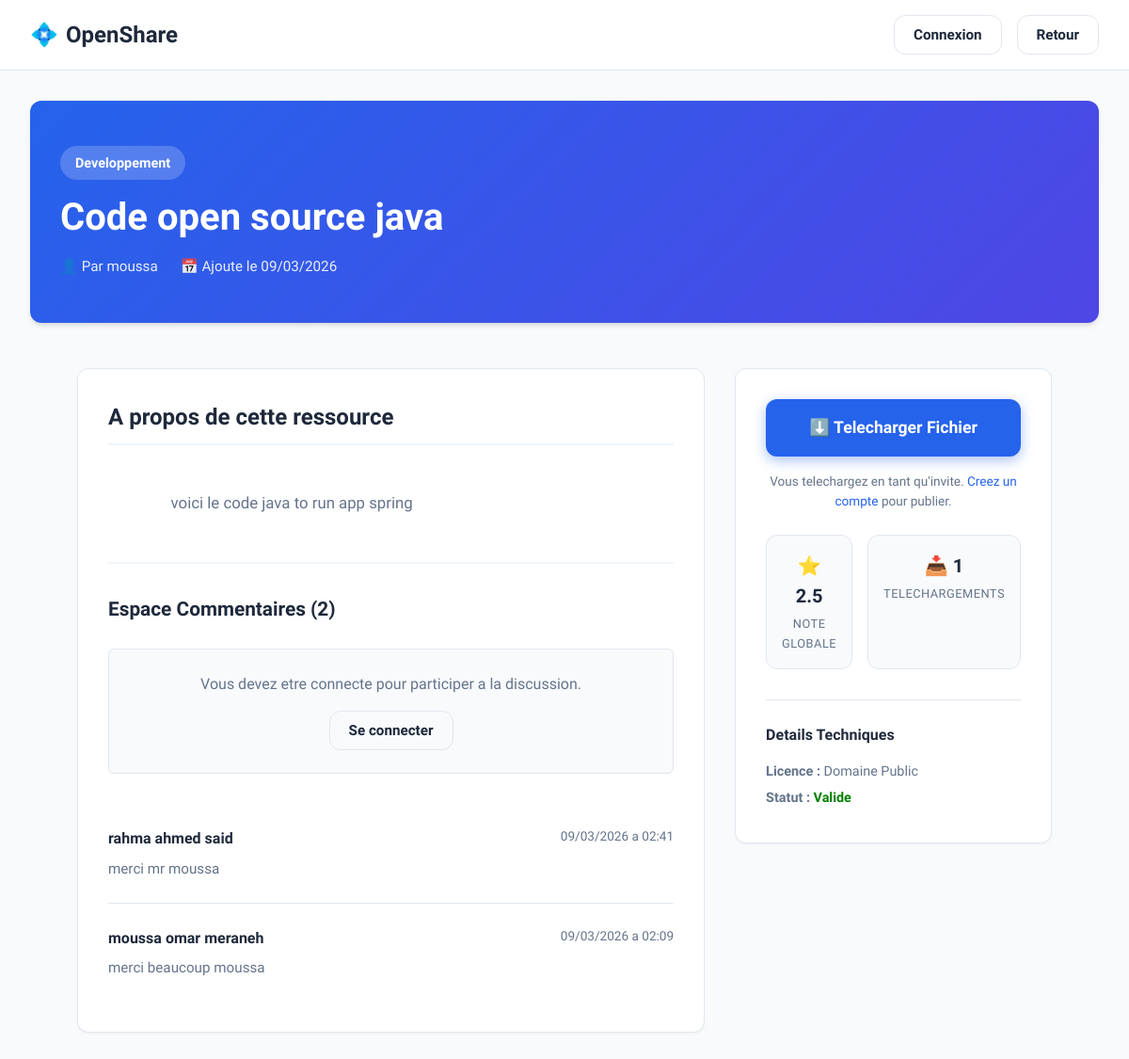
The app's page /detail.php?id=7 with its own data.
### tables this page shows
CREATE TABLE IF NOT EXISTS `ressources` (
  `id` int(11) NOT NULL AUTO_INCREMENT,
  `titre` varchar(255) NOT NULL,
  `description` text,
  `categorie` varchar(100) NOT NULL,
  `licence` varchar(100) NOT NULL,
  `fichier_url` varchar(255) NOT NULL,
  `auteur` varchar(100) NOT NULL,
  `auteur_id` int(11) DEFAULT NULL,
  `note_moyenne` decimal(3,2) NOT NULL DEFAULT '0.00',
  `nb_telechargements` int(11) NOT NULL DEFAULT '0',
  `statut` enum('en_attente','valide','rejete') NOT NULL DEFAULT 'valide',
  `date_ajout` timestamp NOT NULL DEFAULT CURRENT_TIMESTAMP,
  PRIMARY KEY (`id`),
  KEY `auteur_id` (`auteur_id`)
);

CREATE TABLE IF NOT EXISTS `commentaires` (
  `id` int(11) NOT NULL AUTO_INCREMENT,
  `user_id` int(11) NOT NULL,
  `ressource_id` int(11) NOT NULL,
  `contenu` text NOT NULL,
  `date_creation` timestamp NOT NULL DEFAULT CURRENT_TIMESTAMP,
  PRIMARY KEY (`id`),
  KEY `user_id` (`user_id`),
  KEY `ressource_id` (`ressource_id`)
);

CREATE TABLE IF NOT EXISTS `utilisateurs` (
  `id` int(11) NOT NULL AUTO_INCREMENT,
  `nom` varchar(100) NOT NULL,
  `email` varchar(150) NOT NULL,
  `mot_de_passe` varchar(255) NOT NULL,
  `role` enum('user','admin') NOT NULL DEFAULT 'user',
  `reset_token` varchar(64) DEFAULT NULL,
  `reset_expires` timestamp NULL DEFAULT NULL,
  `date_inscription` timestamp NOT NULL DEFAULT CURRENT_TIMESTAMP,
  PRIMARY KEY (`id`),
  UNIQUE KEY `email` (`email`)
);

### detail.php (the view, shortened to what this page needs)
<?php
$id = $_GET['id'] ?? null;
$resource = null;
$comments = [];
if (isset($pdo)) {
    $stmt = $pdo->prepare("SELECT * FROM ressources WHERE id = ? AND statut = 'valide'");
    $stmt->execute([$id]);
    $resource = $stmt->fetch();
    try {
        $stmtComments = $pdo->prepare("
            SELECT c.contenu, c.date_creation, u.nom
            FROM commentaires c
            JOIN utilisateurs u ON c.user_id = u.id
            WHERE c.ressource_id = ?
            ORDER BY c.date_creation DESC
        ");
        $stmtComments->execute([$id]);
        $comments = $stmtComments->fetchAll();
    } catch (Exception $e) {
        $comments = [];
    }
}
?>
<!DOCTYPE html>
<html lang="fr">
<head>
    <link rel="stylesheet" href="assets/css/style.css">
</head>
<body>
    <nav class="navbar">
        <div class="nav-container">
            <a href="index.php" class="logo">
                <span class="logo-icon">💠</span>
                OpenShare
            </a>
            <div class="nav-actions">
                <?php if(isset($_SESSION['user_id'])): ?>
                    <a href="profil.php" style="display:flex; align-items:center; margin-right:1rem; color:var(--text-muted); font-size:0.9rem; text-decoration:none;">
                        👤 <?= htmlspecialchars($_SESSION['user_name']) ?>
                    </a>
                    <a href="publish.php" class="btn btn-primary">Publier</a>
                <?php else: ?>
                    <a href="login.php" class="btn btn-outline">Connexion</a>
                <?php endif; ?>
                <a href="index.php" class="btn btn-outline">Retour</a>
            </div>
        </div>
    </nav>
    <div style="max-width:1280px; margin: 2rem auto 0; padding: 0 2rem;">
        <div class="header-banner">
            <span class="badge" style="background: rgba(255,255,255,0.2); color:white; margin-bottom: 1rem; display:inline-block; font-size:0.9rem; padding: 0.4rem 1rem;">
                <?= htmlspecialchars($resource['categorie']) ?>
            </span>
            <h1><?= htmlspecialchars($resource['titre']) ?></h1>
            <div class="header-meta">
                <span>👤 Par <?= htmlspecialchars($resource['auteur']) ?></span>
                <span>📅 Ajoute le <?= date('d/m/Y', strtotime($resource['date_ajout'])) ?></span>
            </div>
        </div>
    </div>
    <main class="detail-container">
        <div class="content-card">
            <h2>A propos de cette ressource</h2>
            <div class="description-text">
                <?= nl2br(htmlspecialchars($resource['description'] ?? 'Aucune description fournie.')) ?>
            </div>
            <div style="margin-top: 3rem; border-top: 2px solid #f1f5f9; padding-top: 2rem;">
                <h3 style="font-size: 1.3rem; margin-bottom: 1.5rem;">Espace Commentaires (<?= count($comments) ?>)</h3>
                <?php if(isset($_SESSION['user_id'])): ?>
                    <form action="detail.php?id=<?= $id ?>" method="POST" class="comment-form">
                        <input type="hidden" name="action" value="comment">
                        <textarea name="contenu" placeholder="Ajouter un commentaire..." required></textarea>
                        <button type="submit" class="btn btn-primary">Publier le commentaire</button>
                    </form>
                <?php else: ?>
                    <div style="background:#f8fafc; padding:1.5rem; text-align:center; border-radius:6px; margin-bottom:2rem; border:1px solid var(--border-color);">
                        <p style="color:var(--text-muted); margin-bottom:1rem;">Vous devez etre connecte pour participer a la discussion.</p>
                        <a href="login.php" class="btn btn-outline" style="display:inline-block;">Se connecter</a>
                    </div>
                <?php endif; ?>
                <div style="margin-top: 2rem;">
                    <?php if(empty($comments)): ?>
                        <p style="color:var(--text-muted); text-align:center; padding:2rem 0;">Aucun commentaire pour le moment. Soyez le premier !</p>
                    <?php else: ?>
                        <?php foreach($comments as $c): ?>
                            <div class="comment-item">
                                <div class="comment-header">
                                    <span class="comment-author"><?= htmlspecialchars($c['nom']) ?></span>
                                    <span class="comment-date"><?= date('d/m/Y \a H:i', strtotime($c['date_creation'])) ?></span>
                                </div>
                                <div class="comment-content">
                                    <?= nl2br(htmlspecialchars($c['contenu'])) ?>
                                </div>
                            </div>
                        <?php endforeach; ?>
                    <?php endif; ?>
                </div>
            </div>
        </div>
        <aside class="sidebar-card">
            <a href="detail.php?id=<?= $id ?>&action=download" class="btn btn-primary btn-block download-btn">
                ⬇️ Telecharger Fichier
            </a>
            <?php if(!isset($_SESSION['user_id'])): ?>
                <p style="text-align:center; font-size:0.85rem; color:var(--text-muted); margin-bottom:1.5rem;">
                    Vous telechargez en tant qu'invite. <a href="registre.php">Creez un compte</a> pour publier.
                </p>
            <?php endif; ?>
            <div class="stat-grid">
                <div class="stat-box">
                    <div class="value">⭐ <?= number_format($resource['note_moyenne'] ?? 0, 1) ?></div>
                    <div class="label">Note globale</div>
                </div>
                <div class="stat-box">
                    <div class="value">📥 <?= number_format($resource['nb_telechargements'] ?? 0, 0, ',', ' ') ?></div>
                    <div class="label">Telechargements</div>
                </div>
            </div>
            <div style="border-top: 1px solid var(--border-color); padding-top:1.5rem;">
                <h3 style="font-size:1rem; margin-bottom:0.75rem;">Details Techniques</h3>
                <ul style="list-style:none; padding:0; color:var(--text-muted); font-size:0.9rem; line-height:2;">
                    <li><strong>Licence :</strong> <?= htmlspecialchars($resource['licence']) ?></li>
                    <li><strong>Statut :</strong> <span style="color: green; font-weight:600;">Valide</span></li>
                </ul>
            </div>
        </aside>
    </main>
</body>
</html>

### assets/css/style.css (style rules this page uses)
:root { --primary-color: #2563eb; --primary-hover: #1d4ed8; --text-main: #1e293b; --text-muted: #64748b; --bg-body: #f8fafc; --bg-surface: #ffffff; --border-color: #e2e8f0; --shadow-sm: 0 1px 2px 0 rgb(0 0 0 / 0.05); --shadow-md: 0 4px 6px -1px rgb(0 0 0 / 0.1), 0 2px 4px -2px rgb(0 0 0 / 0.1); --shadow-hover: 0 10px 15px -3px rgb(0 0 0 / 0.1), 0 4px 6px -4px rgb(0 0 0 / 0.1); --radius: 0.75rem; --transition: all 0.3s ease; }
* { box-sizing: border-box; margin: 0; padding: 0; }
body { font-family: 'Sora', sans-serif; background-color: var(--bg-body); color: var(--text-main); line-height: 1.6; }
a { text-decoration: none; color: var(--primary-color); }
.navbar { background: var(--bg-surface); border-bottom: 1px solid var(--border-color); position: sticky; top: 0; z-index: 100; }
.nav-container { max-width: 1280px; margin: 0 auto; padding: 1rem 2rem; display: flex; justify-content: space-between; align-items: center; }
.logo { font-size: 1.5rem; font-weight: 700; color: var(--text-main); display: flex; align-items: center; gap: 0.5rem; }
.logo-icon { color: var(--primary-color); }
.nav-actions { display: flex; gap: 1rem; }
.btn { display: inline-flex; align-items: center; justify-content: center; padding: 0.5rem 1.25rem; font-weight: 600; border-radius: var(--radius); cursor: pointer; transition: var(--transition); font-family: 'Sora', sans-serif; border: none; font-size: 0.95rem; }
.btn-primary { background-color: var(--primary-color); color: white; }
.btn-outline { background: transparent; border: 1px solid var(--border-color); color: var(--text-main); }
.btn-block { width: 100%; }
.badge { padding: 0.25rem 0.6rem; border-radius: 20px; font-size: 0.75rem; font-weight: 600; }

### detail.php (style rules this page uses)
.detail-container { max-width: 1100px; margin: 3rem auto; padding: 0 2rem; display: grid; grid-template-columns: 2fr 1fr; gap: 2rem; }
.header-banner { background: linear-gradient(135deg, var(--primary-color), #4f46e5); color: white; padding: 3rem 2rem; border-radius: var(--radius); margin-bottom: 2rem; box-shadow: var(--shadow-md); }
.header-banner h1 { font-size: 2.5rem; margin-bottom: 1rem; line-height: 1.2; }
.header-meta { display: flex; gap: 1.5rem; opacity: 0.9; font-size: 0.95rem; }
.header-meta span { display: flex; align-items: center; gap: 5px; }
.content-card, .sidebar-card { background: var(--bg-surface); border-radius: var(--radius); padding: 2rem; box-shadow: var(--shadow-sm); border: 1px solid var(--border-color); margin-bottom: 2rem; }
.content-card h2 { font-size: 1.5rem; margin-bottom: 1rem; border-bottom: 2px solid #f1f5f9; padding-bottom: 0.5rem; }
.description-text { color: var(--text-muted); line-height: 1.8; font-size: 1.05rem; white-space: pre-wrap; }
.sidebar-card { position: sticky; top: 100px; height: fit-content; }
.stat-grid { display: grid; grid-template-columns: 1fr 1fr; gap: 1rem; margin-bottom: 2rem; }
.stat-box { background: #f8fafc; padding: 1rem; border-radius: var(--radius); text-align: center; border: 1px solid var(--border-color); }
.stat-box .value { font-size: 1.25rem; font-weight: 700; color: var(--text-main); margin-bottom: 0.25rem; }
.stat-box .label { font-size: 0.8rem; color: var(--text-muted); text-transform: uppercase; letter-spacing: 0.5px; }
.download-btn { font-size: 1.1rem; padding: 1rem; box-shadow: 0 4px 14px 0 rgba(37, 99, 235, 0.39); margin-bottom: 1rem; }
.comment-item { border-bottom: 1px solid var(--border-color); padding: 1.5rem 0; }
.comment-item:last-child { border-bottom: none; }
.comment-header { display: flex; justify-content: space-between; margin-bottom: 0.5rem; }
.comment-author { font-weight: 600; color: var(--text-main); }
.comment-date { font-size: 0.85rem; color: var(--text-muted); }
.comment-content { color: var(--text-muted); font-size: 0.95rem; line-height: 1.5; }

### records on screen
ressources: categorie "Developpement", titre "Code open source java", auteur "moussa", date_ajout "09/03/2026", description "voici le code java to run app spring", note_moyenne "2.5", nb_telechargements "1", licence "Domaine Public"
commentaires: user.nom "rahma ahmed said", date_creation "09/03/2026 a 02:41", contenu "merci mr moussa"
commentaires: user.nom "moussa omar meraneh", date_creation "09/03/2026 a 02:09", contenu "merci beaucoup moussa"

### other values on screen
count($comments) "2"
